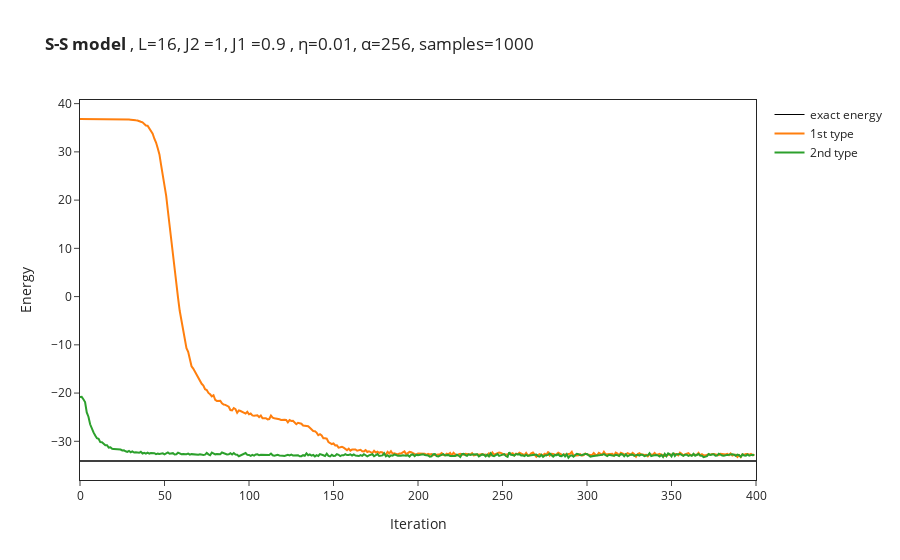

Source (notebook cell):
### Code cell
# import the data from log file
OUT_NAME_suffixless=OUT_NAME
data = []
for i in range(no_of_runs):
    data.append(json.load(open(OUT_NAME_suffixless+str(i)+".log")))
names = ["1st type","2nd type"]
if type(data[0]["Energy"]["Mean"]) == dict: #DTYPE in (np.complex128, np.complex64):#, np.float64):# and False:
    energy_convergence = [data[i]["Energy"]["Mean"]["real"] for i in range(no_of_runs)]
    # symmetry = [data[i]["symmetry"]["Mean"]["real"] for i in range(no_of_runs-run_only_2)]
else:
    energy_convergence = [data[i]["Energy"]["Mean"] for i in range(no_of_runs)]
    # symmetry = [data[i]["symmetry"]["Mean"] for i in range(no_of_runs-run_only_2)]
for i in range(no_of_runs):
    figure.add_trace(go.Scatter(
        x=data[i]["Energy"]["iters"], y=energy_convergence[i],
        name=names[i]
    ))
    # figure.add_trace(go.Scatter(
    #     x=data[i]["Energy"]["iters"], y=symmetry[i],
    #     name=names[i]+"_swap"
    # ))

figure.update_layout(xaxis_title="Iteration",yaxis_title="Energy")
figure.show()

### Figure 1 — Plotly figure (JSON) as saved in the notebook; plotly's stock layout.template omitted (floating-point values rounded to 4 significant figures; data arrays with more than 128 entries replaced by an {"elided": "..."} marker saying what was removed)
{"data": [{"line": {"color": "#000000", "width": 1}, "mode": "lines", "name": "exact energy", "type": "scatter", "x": [0, 400], "y": [-34.08, -34.08]}, {"name": "1st type", "type": "scatter", "x": {"elided": "400 int values"}, "y": {"elided": "400 float values"}}, {"name": "2nd type", "type": "scatter", "x": {"elided": "400 int values"}, "y": {"elided": "400 float values"}}], "layout": {"shapes": [{"line": {"width": 1}, "opacity": 1, "type": "line", "x0": 0, "x1": 1, "xref": "x domain", "y0": -34.08, "y1": -34.08, "yref": "y"}], "title": {"text": "<b>S-S model </b>, L=16, J2 =1, J1 =0.9 , η=0.01, α=256, samples=1000"}, "xaxis": {"mirror": true, "showline": true, "title": {"text": "Iteration"}}, "yaxis": {"mirror": true, "showline": true, "title": {"text": "Energy"}}}}
